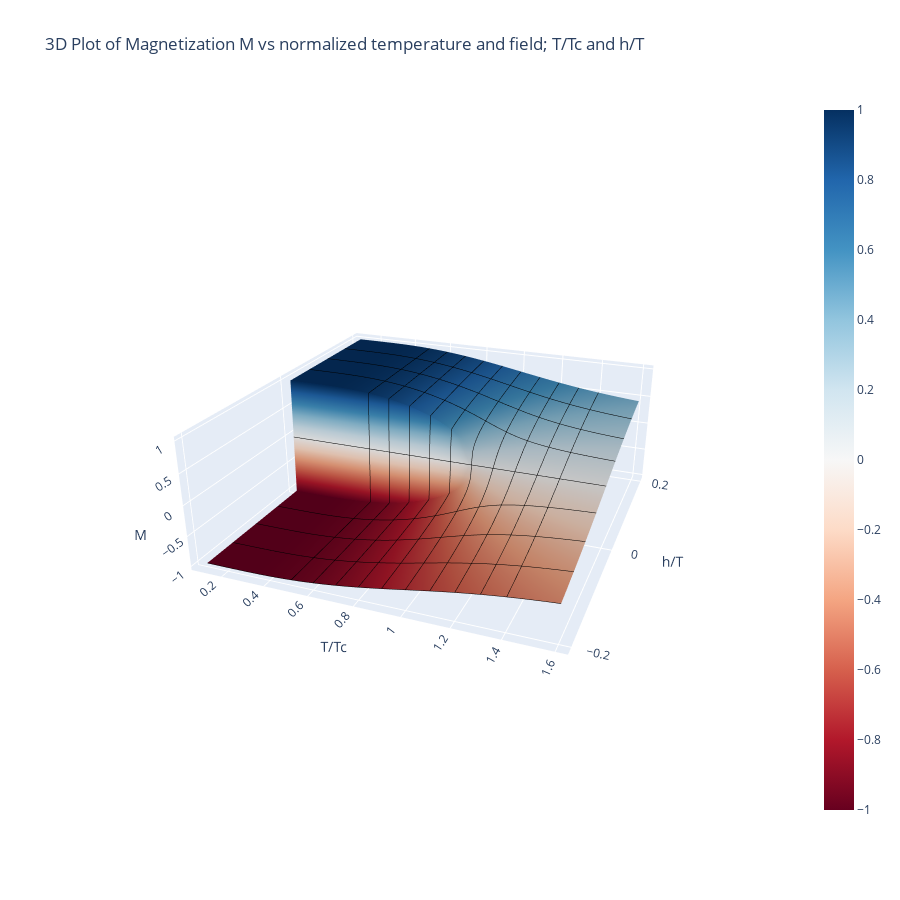

Notebook source saved alongside this figure:
### Code cell
import plotly.graph_objects as go
import numpy as np
from scipy.optimize import fsolve
from scipy.optimize import root_scalar  # Importing root_scalar

def compute_xcross(T, h_over_T):
    
    def f(M):
        Tc = 1.0  # Normalized temperature
        h = h_over_T * T  # Compute actual h from h/T and T
        return M - np.tanh((M + h) / (T / Tc))
    
    # Using symmetric interval for root finding to allow negative solutions
    interval = [-2.0, 2.0]

    # Check if a root is likely within the given range
    if f(interval[0]) * f(interval[1]) > 0:
        return 0.0  # If no root likely, return 0
    
    # Find the root using bisection method within the specified range
    result = root_scalar(f, bracket=interval, method='bisect')
    
    return result.root 

# Define ranges for h/T  and T/Tc (from 0.2 to 1.5)
h_over_T_values = np.linspace(-0.2, 0.2, 100)
T_over_Tc_values = np.linspace(0.1, 1.6, 100)

# Create a meshgrid for T/Tc and h/T
H_over_T, T_over_Tc = np.meshgrid(h_over_T_values, T_over_Tc_values)

# Initialize an array for magnetizations
Magnetizations = np.zeros_like(H_over_T)

# Compute M for each (h/T, T/Tc) pair in the meshgrid
for i, T in enumerate(T_over_Tc_values):
    for j, h in enumerate(h_over_T_values):
        
        Magnetizations[i, j] = compute_xcross(T, h)


# Create a 3D surface plot using Plotly
fig = go.Figure(data=[go.Surface(z=Magnetizations, x=H_over_T, y=T_over_Tc, 
                                 colorscale='RdBu', 
                                 contours={
                                     #'z': {'show': True, 'start': -1.0, 'end': 1.0, 'size': 0.1, 'color':'orange'},
                                     'x': {'show': True, 'start': -1, 'end': 1, 'size': 0.05, 'color':'black'},
                                     'y': {'show': True, 'start': 0.5, 'end': 1.5, 'size': 0.1, 'color':'black'}
                                 })])

# Update plot layout
fig.update_layout(
    title='3D Plot of Magnetization M vs normalized temperature and field; T/Tc and h/T',
    scene=dict(
        xaxis_title='h/T',
        yaxis_title='T/Tc',
        zaxis_title='M',
        aspectmode='manual',
        yaxis_autorange='reversed',  # Reverse the Y-axis
        aspectratio=dict(x=2, y=2, z=0.75),  # Adjust these values as needed
        camera=dict(
            eye=dict(x=-4, y=-2, z=2),  # Adjust camera "eye" position for better view
            up=dict(x=0, y=0, z=1)  # Ensures Z is up
        )
    ),
    autosize=False,
    width=900,
    height=900
)

# Display the figure with configuration options
fig.show()

### Figure 1 — Plotly figure (JSON) as saved in the notebook; plotly's stock layout.template omitted (floating-point values rounded to 4 significant figures; data arrays with more than 128 entries replaced by an {"elided": "..."} marker saying what was removed)
{"data": [{"colorscale": [[0, "rgb(103,0,31)"], [0.1, "rgb(178,24,43)"], [0.2, "rgb(214,96,77)"], [0.3, "rgb(244,165,130)"], [0.4, "rgb(253,219,199)"], [0.5, "rgb(247,247,247)"], [0.6, "rgb(209,229,240)"], [0.7, "rgb(146,197,222)"], [0.8, "rgb(67,147,195)"], [0.9, "rgb(33,102,172)"], [1, "rgb(5,48,97)"]], "contours": {"x": {"color": "black", "end": 1, "show": true, "size": 0.05, "start": -1}, "y": {"color": "black", "end": 1.5, "show": true, "size": 0.1, "start": 0.5}}, "type": "surface", "x": {"elided": "100x100 float values"}, "y": {"elided": "100x100 float values"}, "z": {"elided": "100x100 float values"}}], "layout": {"autosize": false, "height": 900, "scene": {"aspectmode": "manual", "aspectratio": {"x": 2, "y": 2, "z": 0.75}, "camera": {"center": {"x": 0, "y": 0, "z": 0}, "eye": {"x": -4.176, "y": -1.624, "z": 1.98}, "projection": {"type": "perspective"}, "up": {"x": 0, "y": 0, "z": 1}}, "xaxis": {"title": {"text": "h/T"}, "type": "linear"}, "yaxis": {"autorange": "reversed", "title": {"text": "T/Tc"}, "type": "linear"}, "zaxis": {"title": {"text": "M"}, "type": "linear"}}, "title": {"text": "3D Plot of Magnetization M vs normalized temperature and field; T/Tc and h/T"}, "width": 900}}
